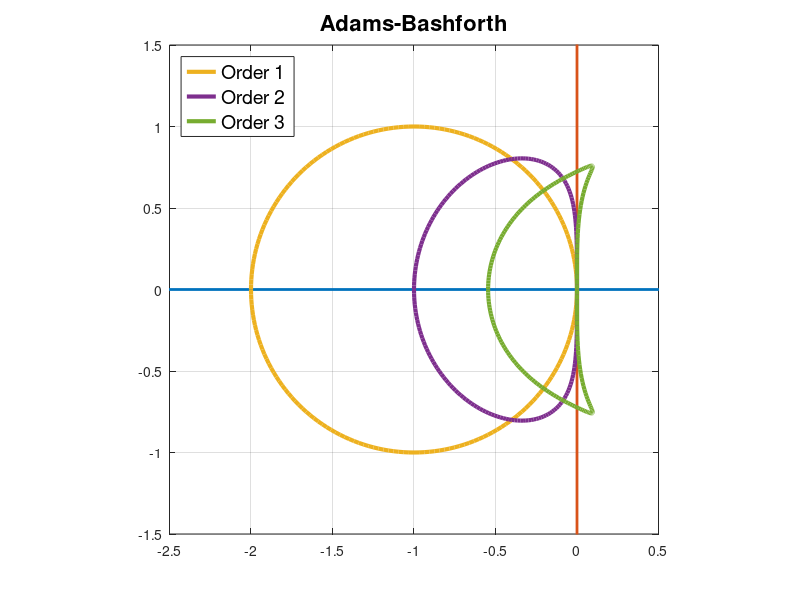
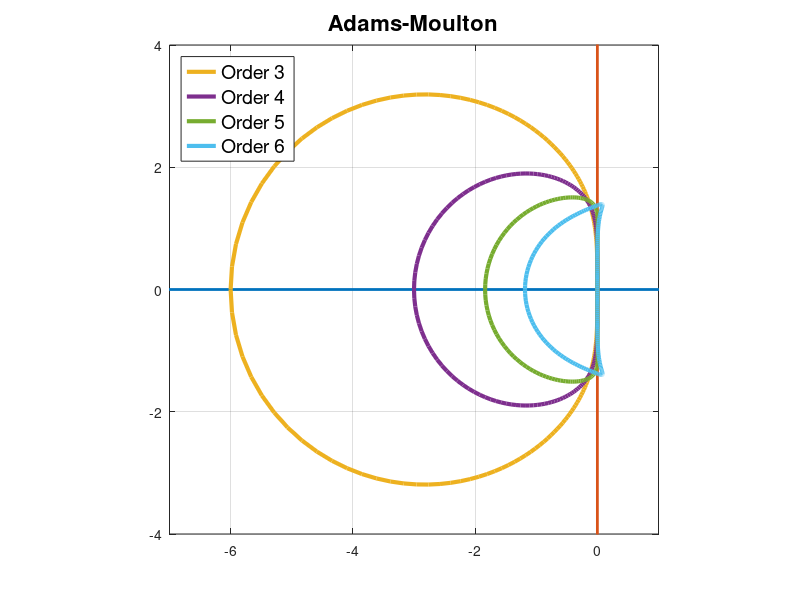
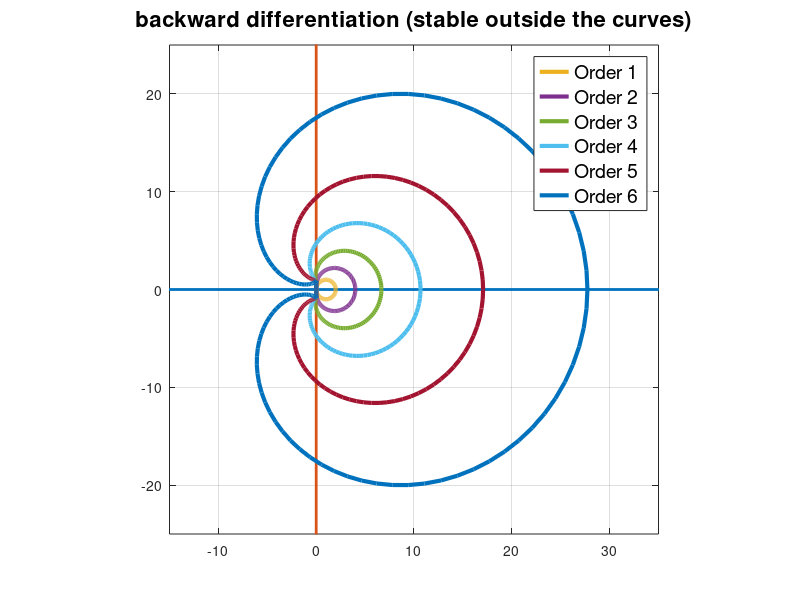
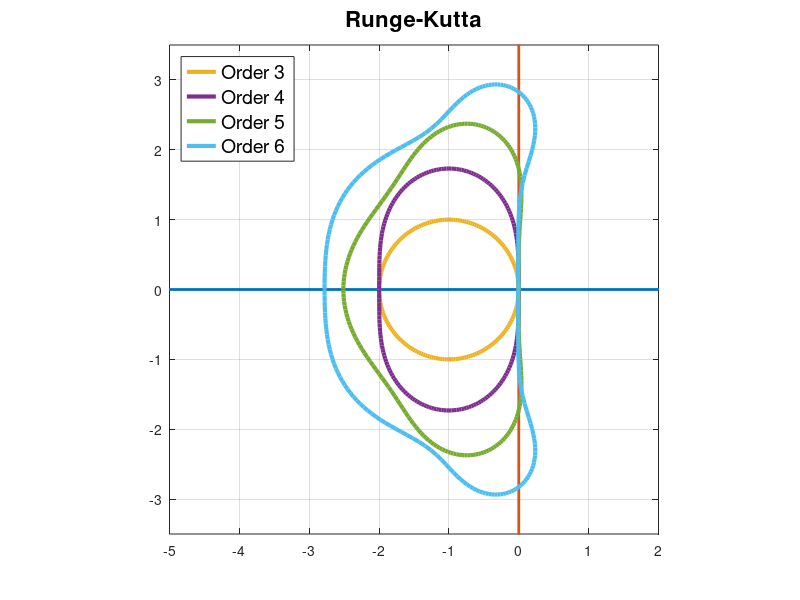

Write the MATLAB code that produced these figures, in order.
%% Stability Regions for ODE methonds       
% adaptation of Trefethens code
%
%% Adams-Bashforth                          
% s1 = subplot(2, 2, 1);
% pos1 = get(s1,'position');
% set(s1, 'Position', pos1 + [-.1 -.055 .1 .1])  
figure(101)
plot([-8 8], [0 0], 'linewidth', 2), hold on, 
plot([0 0],[-8 8], 'linewidth', 2)
z = exp(1i*pi*(0:200)/100); r = z-1;
s = 1; p1 = plot(r./s, 'linewidth', 3);                          % order 1
s = (3-1./z)/2; p2 = plot(r./s, 'linewidth', 3);                 % order 2
s = (23-16./z+5./z.^2)/12; p3 = plot(r./s, 'linewidth', 3);      % order 3
axis([-2.5 .5 -1.5 1.5]), axis square, grid on, hold off
title('Adams-Bashforth', 'fontsize', 16)
legend([p1 p2 p3], {'Order 1', 'Order 2', 'Order 3'},...
    'location', 'northwest', 'fontsize', 14)
%% Adams-Moulton                            
% s2 = subplot(2, 2, 2);
% pos2 = get(s2,'position');
% set(s2, 'Position', pos2 + [-.1 -.055 .1 .1])
figure(102)
plot([-8 8],[0 0], 'linewidth', 2), hold on 
plot([0 0],[-8 8], 'linewidth', 2)
s = (5*z+8-1./z)/12; 
p1 = plot(r./s, 'linewidth', 3);                   % order 3
s = (9*z+19-5./z+1./z.^2)/24; 
p2 = plot(r./s, 'linewidth', 3);                   % order 4 
s = (251*z+646-264./z+106./z.^2-19./z.^3)/720;
p3 = plot(r./s, 'linewidth', 3);                   % order 5
d = 1-1./z;
s = 1-d/2-d.^2/12-d.^3/24-19*d.^4/720-3*d.^5/160; 
p4 = plot(d./s, 'linewidth', 3);                   % order 6
axis([-7 1 -4 4]), axis square, grid on 
title('Adams-Moulton', 'fontsize', 16)
legend([p1 p2 p3 p4], {'Order 3', 'Order 4', 'Order 5', 'Order 6'},...
    'location', 'northwest', 'fontsize', 14)
%% Backward differentiation                 
% s3 = subplot(2, 2, 3);
% pos3 = get(s3,'position');
% set(s3, 'Position', pos3 + [-.1 -.08 .1 .1])
figure(103)
plot([-40 40],[0 0], 'linewidth', 2), hold on, 
plot([0 0],[-40 40], 'linewidth', 2) 
r = 0; 
for i = 1:6
    r = r+(d.^i)/i;     % orders 1-6
    pl(i) = plot(r, 'linewidth', 3); 
end  
axis([-15 35 -25 25]), axis square, grid on
title('backward differentiation (stable outside the curves)', 'fontsize', 16)
legend(pl, {'Order 1', 'Order 2', 'Order 3',...
    'Order 4', 'Order 5', 'Order 6'}, 'fontsize', 14)
%% Runge-Kutta                              
% s4 = subplot(2, 2, 4);
% pos4 = get(s4,'position');
% set(s4, 'Position', pos4 + [-.1 -.08 .1 .1])
figure(104)
plot([-8 8],[0 0], 'linewidth', 2), hold on
plot([0 0],[-8 8], 'linewidth', 2)
  w = 0; W = w; for i = 2:length(z)                  % order 1
    w = w-(1+w-z(i)); W = [W; w]; end
p1 = plot(W, 'linewidth', 3);
  w = 0; W = w; for i = 2:length(z)                  % order 2
    w = w-(1+w+.5*w^2-z(i)^2)/(1+w); W = [W; w];
  end
p2 = plot(W, 'linewidth', 3);
  w = 0; W = w; for i = 2:length(z)                  % order 3
    w = w-(1+w+.5*w^2+w^3/6-z(i)^3)/(1+w+w^2/2); W = [W; w];
  end
p3 = plot(W, 'linewidth', 3);
  w = 0; W = w; for i = 2:length(z)                  % order 4
    w = w-(1+w+.5*w^2+w^3/6+w.^4/24-z(i)^4)/(1+w+w^2/2+w.^3/6);
    W = [W; w]; end
p4 = plot(W, 'linewidth', 3);
  axis([-5 2 -3.5 3.5]), axis square, grid on, 
  title('Runge-Kutta', 'fontsize', 16)
  legend([p1 p2 p3 p4], {'Order 3', 'Order 4', 'Order 5', 'Order 6'},...
    'location', 'northwest', 'fontsize', 14)